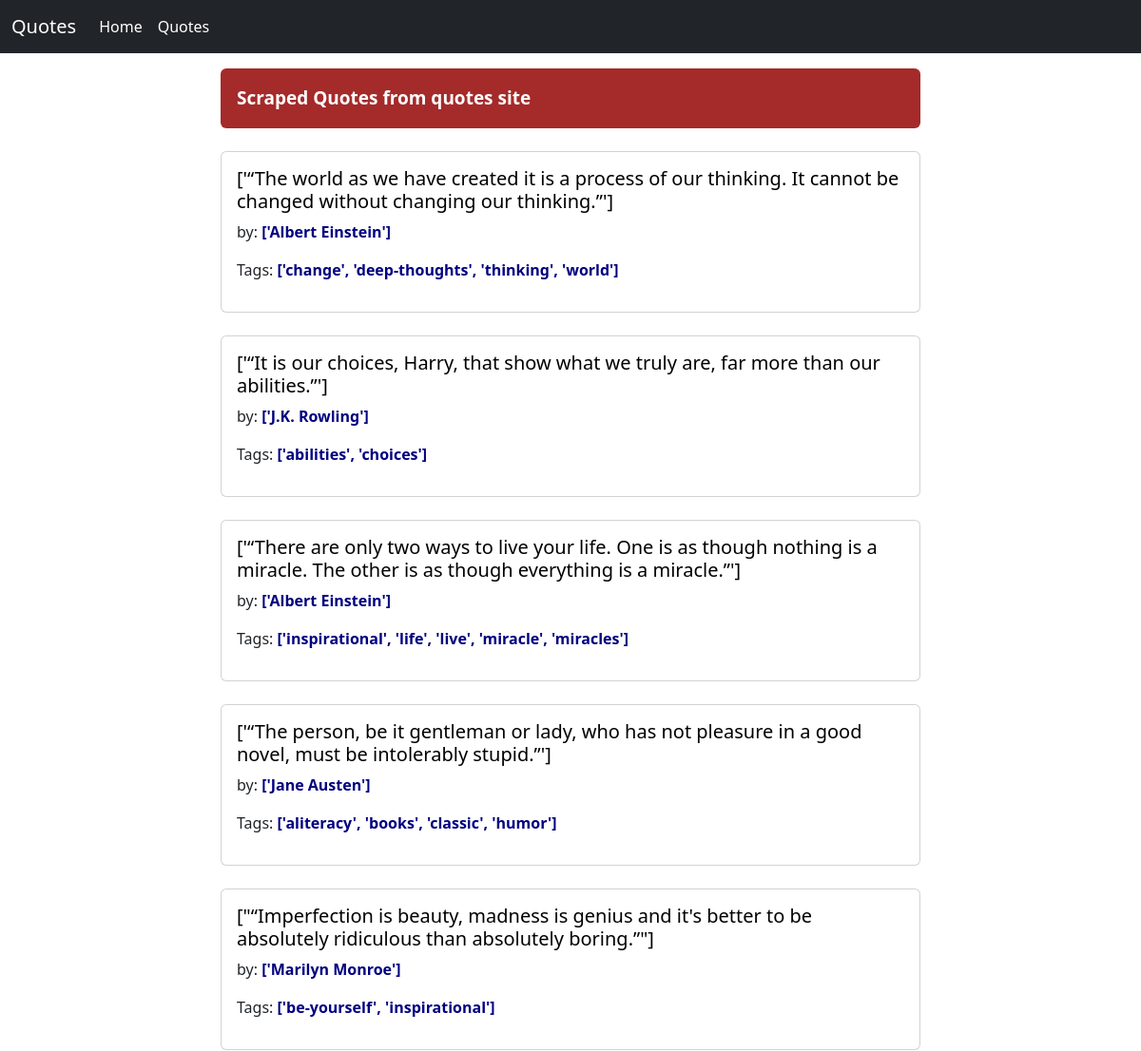
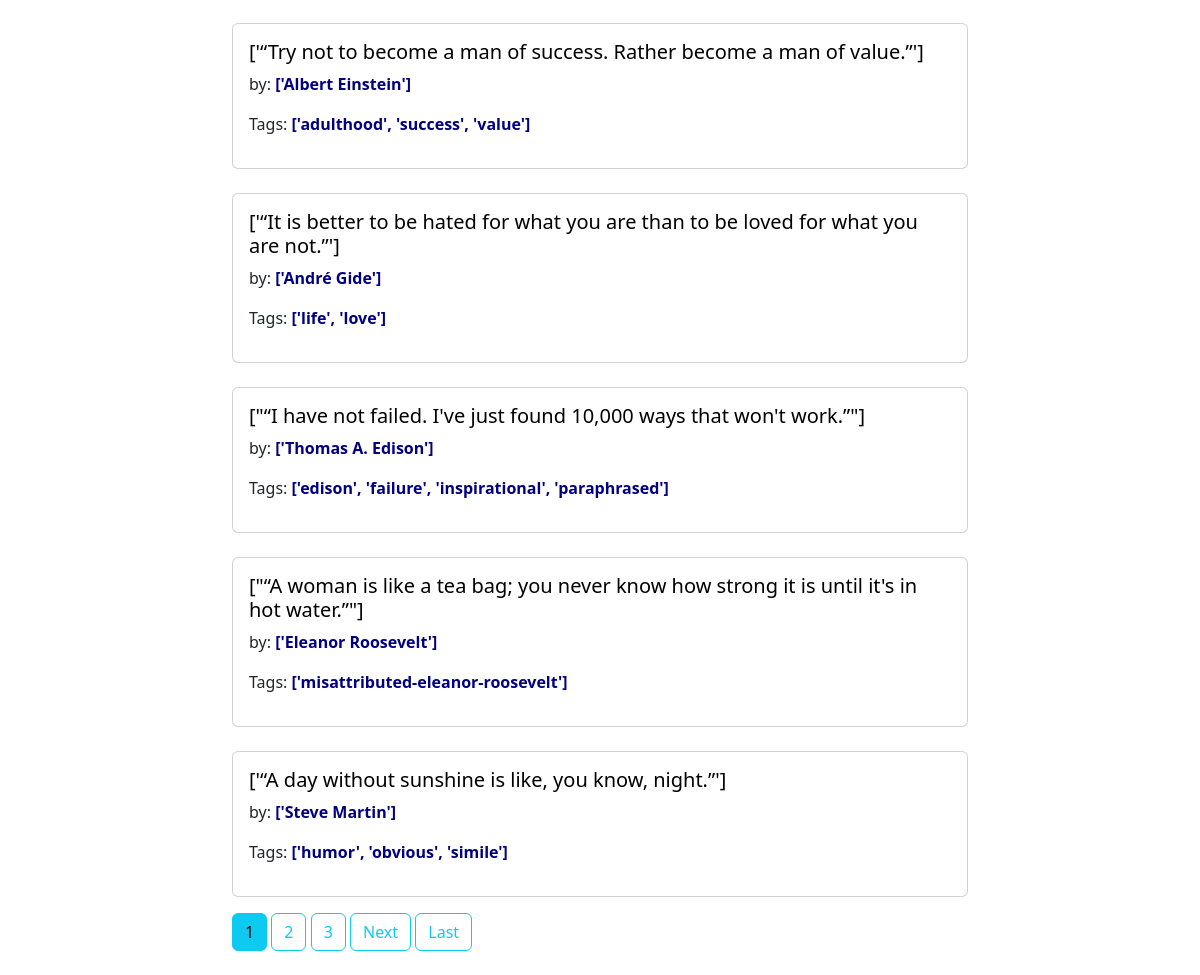
The page / on the database its author committed (2 pictures, top to bottom).
### base/models.py (models this page shows, shortened)
class Quotes(models.Model):
    title = models.CharField(max_length=100)
    author = models.CharField(max_length=100)
    tag = models.CharField(max_length=100)

### base/views.py (the view)
# urls.py: path('',QuotesListView.as_view(),name="index"),
class QuotesListView(ListView):
    model = Quotes
    template_name = 'base/main.html'
    context_object_name = 'quote_list'
    paginate_by = 10

### base/templates/base/main.html (shortened to what this page needs)
{% extends 'navbar.html' %}
{% block content %}
<div class="container">
    <div class="row">
        <div class="col-md-2"></div>
        <div class="col-md-8">
            <div class="alert mt-3" style="font-weight: 600;background-color: brown;color: white;font-size: 19px;">Scraped Quotes from quotes site
            </div>
            {% for quotes in quote_list %}
            <div class="card mt-4 mb-3">
                <div class="card-body">
                    <a href="{% url 'quote' quotes.pk %}" style="text-decoration: none;color: black;font-weight: 600;"><h5 class="card-title">{{ quotes.title }}</h5></a>
                    <p class="card-text">by: <span style="color:navy; font-weight: 700;">{{ quotes.author }}</span></p>
                    <p>Tags: <span style="color:navy;font-weight: 700;"> {{ quotes.tag }}</span></p>
                </div>
            </div>
            {% endfor %}
            {% if is_paginated %}
            {% for num in page_obj.paginator.page_range %}
            {% if page_obj.number == num %}
            <a href="?page={{ num }}" class="btn btn-info mb-4">{{ num }}</a>
            {% elif num > page_obj.number|add:'-3' and num < page_obj.number|add:'3' %}
            <a href="?page={{ num }}" class="btn btn-outline-info mb-4">{{ num }}</a>
            {% endif %}
            {% endfor %}
            {% if page_obj.has_next %}
            <a href="?page={{ page_obj.next_page_number }}" class="btn btn-outline-info mb-4">Next</a>
            <a href="?page={{ page_obj.paginator.num_pages }}" class="btn btn-outline-info mb-4">Last</a>
            {% endif %}
            {% endif %}
        </div>
    </div>
    {% endblock content %}

### templates/navbar.html (shortened to what this page needs)
{% include 'index.html' %}
<nav class="navbar navbar-expand-lg bg-dark navbar-dark">
  <div class="container-fluid">
    <a class="navbar-brand" href="#">Quotes</a>
    <div class="collapse navbar-collapse" id="navbarSupportedContent">
      <ul class="navbar-nav me-auto mb-2 mb-lg-0">
        <li class="nav-item">
          <a class="nav-link active" aria-current="page" href="{% url 'index' %}">Home</a>
        </li>
        <li class="nav-item">
          <a class="nav-link active" href="">Quotes</a>
        </li>
      </ul>
    </div>
  </div>
</nav>
{% block content %}
{% endblock content %}

### templates/index.html (shortened to what this page needs)
<!DOCTYPE html>
<html lang="en">
  <head>
    <link href="https://cdn.jsdelivr.net/npm/bootstrap@5.2.2/dist/css/bootstrap.min.css" rel="stylesheet">
  </head>
  <body>
  </body>
</html>

### rows shown on the page
Quotes: title "['“The world as we have created it is a process of our thinking. It cannot be changed without changing our thinking.”']", author "['Albert Einstein']", tag "['change', 'deep-thoughts', 'thinking', 'world']"
Quotes: title "['“It is our choices, Harry, that show what we truly are, far more than our abilities.”']", author "['J.K. Rowling']", tag "['abilities', 'choices']"
Quotes: title "['“There are only two ways to live your life. One is as though nothing is a miracle. The other is as though everything is a miracle.”']", author "['Albert Einstein']", tag "['inspirational', 'life', 'live', 'miracle', 'miracles']"
Quotes: title "['“The person, be it gentleman or lady, who has not pleasure in a good novel, must be intolerably stupid.”']", author "['Jane Austen']", tag "['aliteracy', 'books', 'classic', 'humor']"
Quotes: title "[\"“Imperfection is beauty, madness is genius and it's better to be absolutely ridiculous than absolutely boring.”\"]", author "['Marilyn Monroe']", tag "['be-yourself', 'inspirational']"
Quotes: title "['“Try not to become a man of success. Rather become a man of value.”']", author "['Albert Einstein']", tag "['adulthood', 'success', 'value']"
Quotes: title "['“It is better to be hated for what you are than to be loved for what you are not.”']", author "['André Gide']", tag "['life', 'love']"
Quotes: title "[\"“I have not failed. I've just found 10,000 ways that won't work.”\"]", author "['Thomas A. Edison']", tag "['edison', 'failure', 'inspirational', 'paraphrased']"
Quotes: title "[\"“A woman is like a tea bag; you never know how strong it is until it's in hot water.”\"]", author "['Eleanor Roosevelt']", tag "['misattributed-eleanor-roosevelt']"
Quotes: title "['“A day without sunshine is like, you know, night.”']", author "['Steve Martin']", tag "['humor', 'obvious', 'simile']"

### other values the page prints
{{ num }} "1"
{{ num }} "2" "3"
